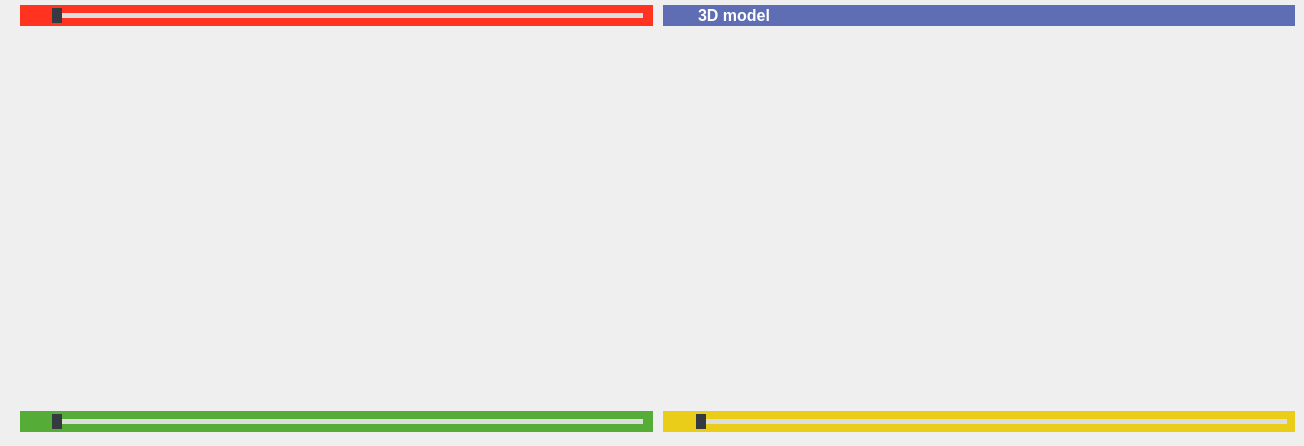
     <widget class="QWidget" name="tab_dicom">
      <attribute name="title">
       <string>頁面</string>
      </attribute>
      <widget class="QSlider" name="horizontalSlider_dicom_raw">
       <property name="geometry">
        <rect>
         <x>52</x>
         <y>4</y>
         <width>591</width>
         <height>22</height>
        </rect>
       </property>
       <property name="styleSheet">
        <string notr="true">/*橫向滑軌，設定無邊框、背景色、高度和圓角*/
QSlider::groove:horizontal {
    border: none;
    background: #ddd;
    height: 5px;
    border-radius: 5px;
}

/*橫向滑塊，設定背景色、無邊框、高度、寬度、位移和圓角*/
QSlider::handle:horizontal {
    background: #343a40;
    border: none;
    height: 20px;
    width: 10px;
    margin: -5px 0;
    border-radius: 0px;
}

/*橫向滑塊滑鼠懸停時，設定背景色*/
QSlider::handle:horizontal:hover {
    background: #370617;
}

/*橫向滑軌前景，設定背景色和圓角*/
QSlider::add-page:horizontal {
    background: #00000;
    border: none;
    height: 10px;
    border-radius: 5px;
}

/*橫向滑軌前景，設定背景色和圓角*/
QSlider::sub-page:horizontal {
    background: #fec5bb;
    border: none;
    height: 10px;
    border-radius: 5px;
}</string>
       </property>
       <property name="orientation">
        <enum>Qt::Horizontal</enum>
       </property>
      </widget>
      <widget class="QLabel" name="label_slider_raw">
       <property name="geometry">
        <rect>
         <x>20</x>
         <y>5</y>
         <width>633</width>
         <height>21</height>
        </rect>
       </property>
       <property name="styleSheet">
        <string notr="true">color: white;
background-color: #ff3320; 
</string>
       </property>
       <property name="text">
        <string/>
       </property>
      </widget>
      <widget class="QLabel" name="label_slider_coronal">
       <property name="geometry">
        <rect>
         <x>20</x>
         <y>411</y>
         <width>633</width>
         <height>21</height>
        </rect>
       </property>
       <property name="styleSheet">
        <string notr="true">color: white;
background-color: #55ad37; 
</string>
       </property>
       <property name="text">
        <string/>
       </property>
      </widget>
      <widget class="QSlider" name="horizontalSlider_dicom_coronal">
       <property name="geometry">
        <rect>
         <x>52</x>
         <y>410</y>
         <width>591</width>
         <height>22</height>
        </rect>
       </property>
       <property name="styleSheet">
        <string notr="true">/*橫向滑軌，設定無邊框、背景色、高度和圓角*/
QSlider::groove:horizontal {
    border: none;
    background: #ddd;
    height: 5px;
    border-radius: 5px;
}

/*橫向滑塊，設定背景色、無邊框、高度、寬度、位移和圓角*/
QSlider::handle:horizontal {
    background: #343a40;
    border: none;
    height: 20px;
    width: 10px;
    margin: -5px 0;
    border-radius: 0px;
}

/*橫向滑塊滑鼠懸停時，設定背景色*/
QSlider::handle:horizontal:hover {
    background: #081c15;
}

/*橫向滑軌前景，設定背景色和圓角*/
QSlider::add-page:horizontal {
    background: #00000;
    border: none;
    height: 10px;
    border-radius: 5px;
}

/*橫向滑軌前景，設定背景色和圓角*/
QSlider::sub-page:horizontal {
    background: #95d5b2;
    border: none;
    height: 10px;
    border-radius: 5px;
}</string>
       </property>
       <property name="orientation">
        <enum>Qt::Horizontal</enum>
       </property>
      </widget>
      <widget class="QLabel" name="label_slider_sagitta">
       <property name="geometry">
        <rect>
         <x>663</x>
         <y>411</y>
         <width>632</width>
         <height>21</height>
        </rect>
       </property>
       <property name="styleSheet">
        <string notr="true">color: white;
background-color: #eacd19; 
</string>
       </property>
       <property name="text">
        <string/>
       </property>
      </widget>
      <widget class="QSlider" name="horizontalSlider_dicom_sagitta">
       <property name="geometry">
        <rect>
         <x>696</x>
         <y>410</y>
         <width>591</width>
         <height>22</height>
        </rect>
       </property>
       <property name="styleSheet">
        <string notr="true">/*橫向滑軌，設定無邊框、背景色、高度和圓角*/
QSlider::groove:horizontal {
    border: none;
    background: #ddd;
    height: 5px;
    border-radius: 5px;
}

/*橫向滑塊，設定背景色、無邊框、高度、寬度、位移和圓角*/
QSlider::handle:horizontal {
    background: #343a40;
    border: none;
    height: 20px;
    width: 10px;
    margin: -5px 0;
    border-radius: 0px;
}

/*橫向滑塊滑鼠懸停時，設定背景色*/
QSlider::handle:horizontal:hover {
    background: #f3722c;
}

/*橫向滑軌前景，設定背景色和圓角*/
QSlider::add-page:horizontal {
    background: #00000;
    border: none;
    height: 10px;
    border-radius: 5px;
}

/*橫向滑軌前景，設定背景色和圓角*/
QSlider::sub-page:horizontal {
    background: #ffee9d;
    border: none;
    height: 10px;
    border-radius: 5px;
}</string>
       </property>
       <property name="orientation">
        <enum>Qt::Horizontal</enum>
       </property>
      </widget>
      <widget class="QLabel" name="label_slider_3d">
       <property name="geometry">
        <rect>
         <x>663</x>
         <y>5</y>
         <width>632</width>
         <height>21</height>
        </rect>
       </property>
       <property name="styleSheet">
        <string notr="true">color: white;
background-color: #5f6db5; 
padding-left: 32px;

</string>
       </property>
       <property name="text">
        <string>&lt;html&gt;&lt;head/&gt;&lt;body&gt;&lt;p&gt;&lt;span style=&quot; font-size:12pt; font-weight:600;&quot;&gt;     3D model&lt;/span&gt;&lt;/p&gt;&lt;/body&gt;&lt;/html&gt;</string>
       </property>
       <property name="textFormat">
        <enum>Qt::AutoText</enum>
       </property>
      </widget>
      <widget class="QPushButton" name="pushButton_zoom_raw">
       <property name="geometry">
        <rect>
         <x>15</x>
         <y>0</y>
         <width>41</width>
         <height>31</height>
        </rect>
       </property>
       <property name="styleSheet">
        <string notr="true">background-color: transparent;
border: none;
outline: none;</string>
       </property>
       <property name="text">
        <string/>
       </property>
       <property name="icon">
        <iconset>
         <normaloff>icon/zoom.png</normaloff>icon/zoom.png</iconset>
       </property>
      </widget>
      <widget class="QPushButton" name="pushButton_zoom_coronal">
       <property name="geometry">
        <rect>
         <x>15</x>
         <y>406</y>
         <width>41</width>
         <height>31</height>
        </rect>
       </property>
       <property name="styleSheet">
        <string notr="true">background-color: transparent;
border: none;
outline: none;</string>
       </property>
       <property name="text">
        <string/>
       </property>
       <property name="icon">
        <iconset>
         <normaloff>icon/zoom.png</normaloff>icon/zoom.png</iconset>
       </property>
      </widget>
      <widget class="QPushButton" name="pushButton_zoom_sagitta">
       <property name="geometry">
        <rect>
         <x>658</x>
         <y>406</y>
         <width>41</width>
         <height>31</height>
        </rect>
       </property>
       <property name="styleSheet">
        <string notr="true">background-color: transparent;
border: none;
outline: none;</string>
       </property>
       <property name="text">
        <string/>
       </property>
       <property name="icon">
        <iconset>
         <normaloff>icon/zoom.png</normaloff>icon/zoom.png</iconset>
       </property>
      </widget>
      <widget class="QPushButton" name="pushButton_zoom_3d">
       <property name="geometry">
        <rect>
         <x>658</x>
         <y>0</y>
         <width>41</width>
         <height>31</height>
        </rect>
       </property>
       <property name="styleSheet">
        <string notr="true">background-color: transparent;
border: none;
outline: none;</string>
       </property>
       <property name="text">
        <string/>
       </property>
       <property name="icon">
        <iconset>
         <normaloff>icon/zoom.png</normaloff>icon/zoom.png</iconset>
       </property>
      </widget>
      <zorder>label_slider_raw</zorder>
      <zorder>horizontalSlider_dicom_raw</zorder>
      <zorder>label_slider_coronal</zorder>
      <zorder>horizontalSlider_dicom_coronal</zorder>
      <zorder>label_slider_3d</zorder>
      <zorder>label_slider_sagitta</zorder>
      <zorder>horizontalSlider_dicom_sagitta</zorder>
      <zorder>pushButton_zoom_raw</zorder>
      <zorder>pushButton_zoom_coronal</zorder>
      <zorder>pushButton_zoom_sagitta</zorder>
      <zorder>pushButton_zoom_3d</zorder>
     </widget>
